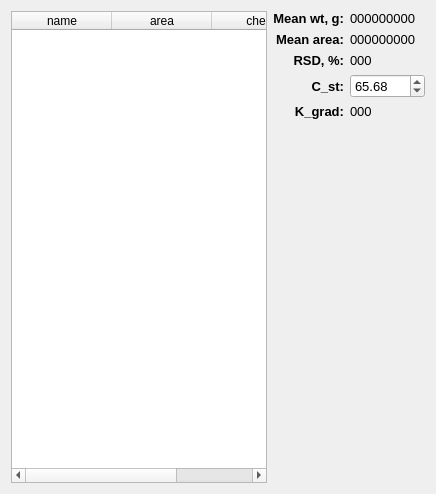
     <widget class="QWidget" name="S4CO2">
      <attribute name="title">
       <string>S4CO2</string>
      </attribute>
      <layout class="QGridLayout" name="gridLayout_8">
       <item row="0" column="0" rowspan="6">
        <widget class="QTableWidget" name="tableWidget_S4CO2">
         <column>
          <property name="text">
           <string>name</string>
          </property>
         </column>
         <column>
          <property name="text">
           <string>area</string>
          </property>
         </column>
         <column>
          <property name="text">
           <string>check</string>
          </property>
         </column>
        </widget>
       </item>
       <item row="0" column="1">
        <widget class="QLabel" name="label_43">
         <property name="font">
          <font>
           <pointsize>10</pointsize>
           <weight>75</weight>
           <bold>true</bold>
          </font>
         </property>
         <property name="text">
          <string>Mean wt, g:</string>
         </property>
         <property name="alignment">
          <set>Qt::AlignRight|Qt::AlignTrailing|Qt::AlignVCenter</set>
         </property>
        </widget>
       </item>
       <item row="0" column="2">
        <widget class="QLabel" name="S4CO2_wt">
         <property name="font">
          <font>
           <pointsize>10</pointsize>
          </font>
         </property>
         <property name="text">
          <string>000000000</string>
         </property>
        </widget>
       </item>
       <item row="1" column="1">
        <widget class="QLabel" name="label_14">
         <property name="font">
          <font>
           <pointsize>10</pointsize>
           <weight>75</weight>
           <bold>true</bold>
          </font>
         </property>
         <property name="text">
          <string>Mean area:</string>
         </property>
         <property name="alignment">
          <set>Qt::AlignRight|Qt::AlignTrailing|Qt::AlignVCenter</set>
         </property>
        </widget>
       </item>
       <item row="1" column="2">
        <widget class="QLabel" name="S4CO2_mean">
         <property name="font">
          <font>
           <pointsize>10</pointsize>
          </font>
         </property>
         <property name="text">
          <string>000000000</string>
         </property>
        </widget>
       </item>
       <item row="2" column="1">
        <widget class="QLabel" name="label_13">
         <property name="font">
          <font>
           <pointsize>10</pointsize>
           <weight>75</weight>
           <bold>true</bold>
          </font>
         </property>
         <property name="text">
          <string>RSD, %:</string>
         </property>
         <property name="alignment">
          <set>Qt::AlignRight|Qt::AlignTrailing|Qt::AlignVCenter</set>
         </property>
        </widget>
       </item>
       <item row="2" column="2">
        <widget class="QLabel" name="S4CO2_RSD">
         <property name="font">
          <font>
           <pointsize>10</pointsize>
          </font>
         </property>
         <property name="text">
          <string>000</string>
         </property>
        </widget>
       </item>
       <item row="3" column="1">
        <widget class="QLabel" name="label_31">
         <property name="font">
          <font>
           <pointsize>10</pointsize>
           <weight>75</weight>
           <bold>true</bold>
          </font>
         </property>
         <property name="text">
          <string>C_st:</string>
         </property>
         <property name="alignment">
          <set>Qt::AlignRight|Qt::AlignTrailing|Qt::AlignVCenter</set>
         </property>
        </widget>
       </item>
       <item row="3" column="2">
        <widget class="QDoubleSpinBox" name="S4CO2_Cst">
         <property name="font">
          <font>
           <pointsize>10</pointsize>
          </font>
         </property>
         <property name="maximum">
          <double>1000.000000000000000</double>
         </property>
         <property name="singleStep">
          <double>0.010000000000000</double>
         </property>
         <property name="value">
          <double>65.680000000000007</double>
         </property>
        </widget>
       </item>
       <item row="4" column="1">
        <widget class="QLabel" name="label_32">
         <property name="font">
          <font>
           <pointsize>10</pointsize>
           <weight>75</weight>
           <bold>true</bold>
          </font>
         </property>
         <property name="text">
          <string>K_grad:</string>
         </property>
         <property name="alignment">
          <set>Qt::AlignRight|Qt::AlignTrailing|Qt::AlignVCenter</set>
         </property>
        </widget>
       </item>
       <item row="4" column="2">
        <widget class="QLabel" name="S4CO2_Kg">
         <property name="font">
          <font>
           <pointsize>10</pointsize>
          </font>
         </property>
         <property name="text">
          <string>000</string>
         </property>
        </widget>
       </item>
       <item row="5" column="1" colspan="2">
        <spacer name="verticalSpacer_7">
         <property name="orientation">
          <enum>Qt::Vertical</enum>
         </property>
         <property name="sizeHint" stdset="0">
          <size>
           <width>20</width>
           <height>364</height>
          </size>
         </property>
        </spacer>
       </item>
      </layout>
     </widget>
